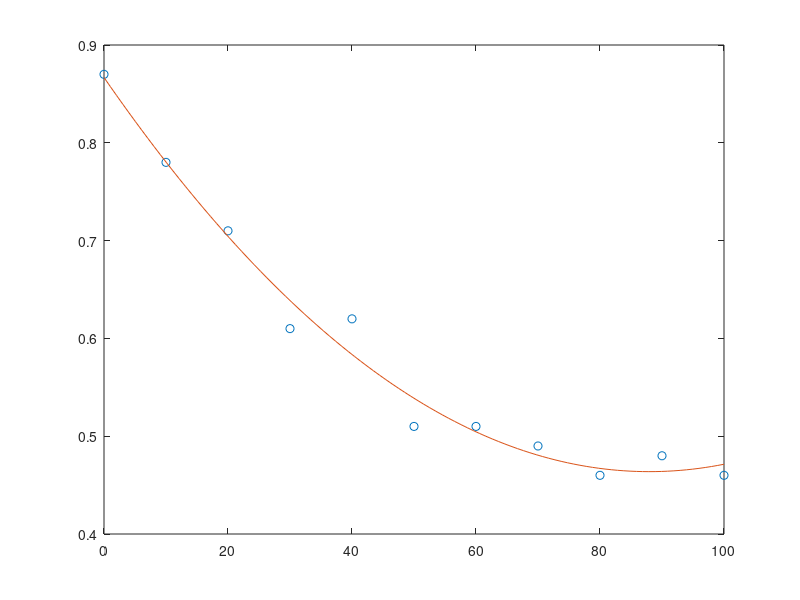

The MATLAB script that drew this image:

%% Clean up
clc % vide ligne de commande
clear all % vide workspace
close all % vide fenetres et graphiques

%% Trajectoire - polynome d'interpolation

x = [0 8 15 20 25 ];
y = [ 30 19 20 16 15 ];
n = 5;

p = [ 1 x(1) x(1)^2 x(1)^3 x(1)^4;
      1 x(2) x(2)^2 x(2)^3 x(2)^4;
      1 x(3) x(3)^2 x(3)^3 x(3)^4;
      1 x(4) x(4)^2 x(4)^3 x(4)^4;
      1 x(5) x(5)^2 x(5)^3 x(5)^4 ]
      

coeff = pinv(p'*p)*p'*y'

r = roots([coeff(5)*4 coeff(4)*3 coeff(3)*2 coeff(2)])

 

%[p,S] = polyfit(x,y,n);

%x1 = linspace(0,25);
%y1 = polyval(p,x1);
%figure
%plot(x,y,'o')
%hold on
%plot(x1,y1)
%hold off
 


%% Trajectoire - polynome d'approximation
dx = 10;
x = [0:dx:100];
y = [ 0.87 0.78 0.71 0.61 0.62 0.51 0.51 0.49 0.46 0.48 0.46 ];
n = 2;

[p,S] = polyfit(x,y,n)

x1 = linspace(0,100);
y1 = polyval(p,x1);
figure
plot(x,y,'o')
hold on
plot(x1,y1)
hold off

g = 0.0001*x.^2 - 0.0092*x + 0.8668;

% Erreur quadratique
E = sum((g-y).^2)
E2 = (g-y)'*(g-y);

% RMSE
err_rms = sqrt(mean((g-y).*(g-y)))

%% Coussin-trampoline

mg = 9.81*80;
h0 = 5;
hr = 0;
k = 6000;

a = (1/2)*k;
b = mg;
c = -mg*h0;

hf1 = (-b + sqrt((b^2)-(4*a*c)))/(2*a)
hf2 = (-b - sqrt((b^2)-(4*a*c)))/(2*a)

%% Ballon-mousse et minuterie

vb = -1;
mb = 8;
coeff_res = 0;

%% Bassin d'eau

kf = 0.95;
b = 47;
g = 9.81;
m = 80;
mg = m*g;
h1 = 10;
vf = 1;

% Vitesse initiale
vi = sqrt(2*g*h1);

% Point d'operation
v0 = sqrt( (mg*(1-kf)) / b );

% Constantes
C = ( (g*(1-kf)) / v0 ) - ( b / m );
K = ( (g*(1+kf)) / v0^2 ) - ( (b*v0) / m );

% Vitesses
dvi = vi - v0;
dvf = vf - v0;

% Hauteur z
z = ( (dvf^2 - dvi^2) / 2*C ) * -K 
